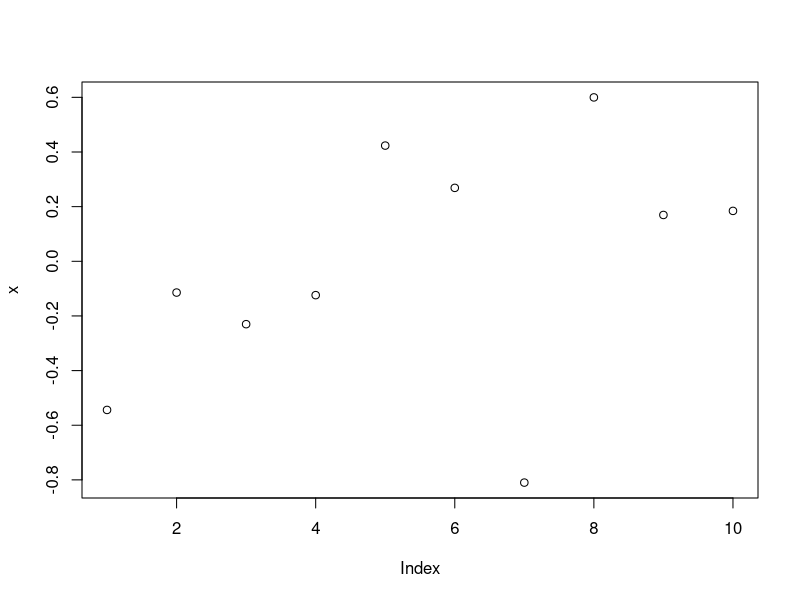

R code for this plot:
## ---- chunk 1
knitr::opts_chunk$set(warning = FALSE, message = FALSE) 

## ---- chunk 2
rm(list=ls())
library(ggplot2)
library(MASS)
## ---- chunk 3
x = rnorm(10)
plot(x)
